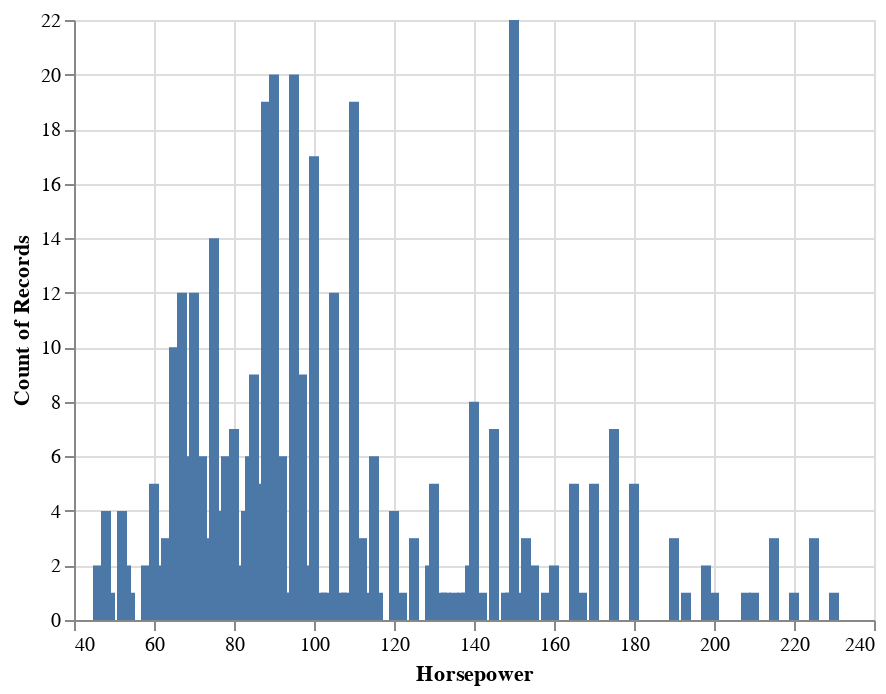

The code cell stored with this chart in its notebook:
### Markdown cell above
In cases where the variable to be transformed is unambiguous, it is enough to only specify the transformation.

### Code cell
alt.Chart(cars).mark_bar().encode(x="Horsepower", y="count()")

### Figure 1 — Vega-Lite specification as saved in the notebook (floating-point values rounded to 4 significant figures; data arrays with more than 128 entries replaced by an {"elided": "..."} marker saying what was removed)
{"$schema": "https://vega.github.io/schema/vega-lite/v2.6.0.json", "config": {"view": {"height": 300, "width": 400}}, "data": {"name": "data-c8f93488148fad3697c74ae8c2dd0e69"}, "datasets": {"data-c8f93488148fad3697c74ae8c2dd0e69": {"elided": "406 records"}}, "encoding": {"x": {"field": "Horsepower", "type": "quantitative"}, "y": {"aggregate": "count", "type": "quantitative"}}, "mark": "bar"}
